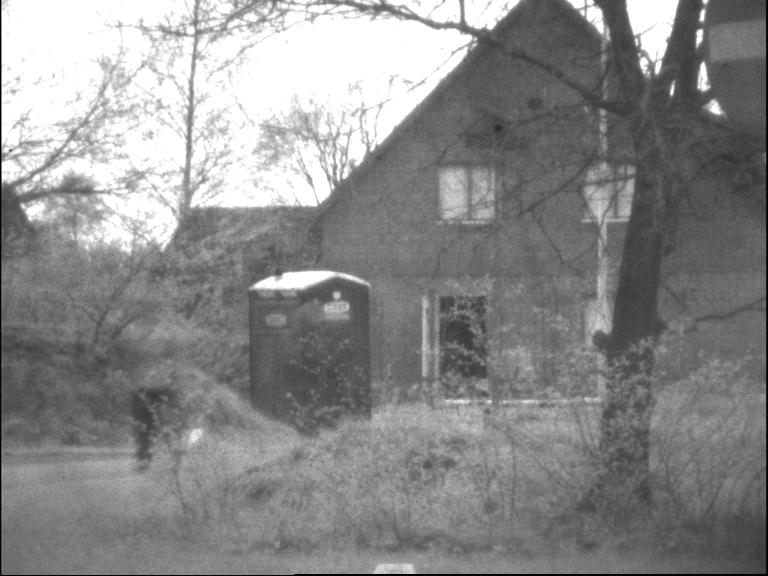
#> input picture Depth-R-H-M/data/VIS1.bmp, 768 x 576 px
$ python roi.py
#> lines starting #> are read from the running program, lines starting #| are printed output that depends on the picture; after the words box and inside, x2 and y2 are one past the last pixel; in counts of white or black regions, pixels touching at a corner belong together
#模拟丢失部分图像数据的对齐结果
import cv2 as cv
src=cv.imread('VIS1.bmp',cv.IMREAD_GRAYSCALE)
#> src is the input picture: shape (576, 768); min 0, max 255, mean 137.8
src[250:450, 250:350] = 0
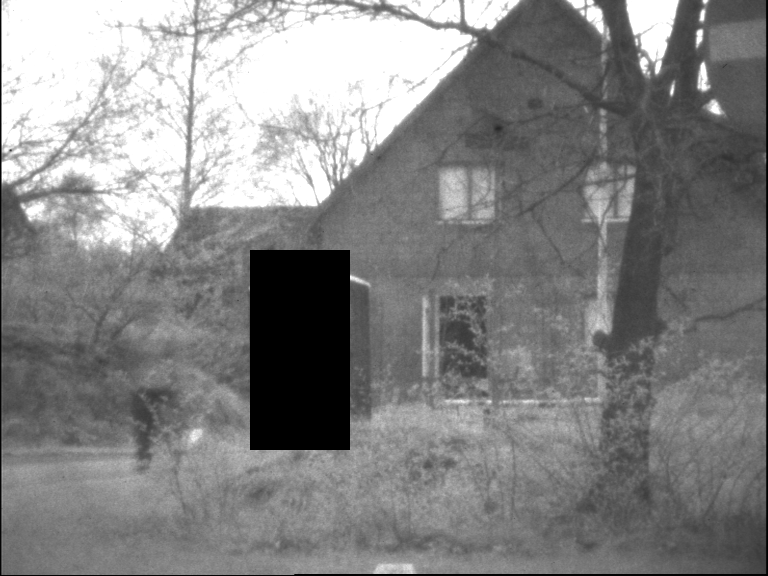
#> src: shape (576, 768); 4.52% of pixels changed, all inside (x1, y1, x2, y2) = (250, 250, 350, 450)

cv.imwrite('./VIS1-roi.bmp', src)
